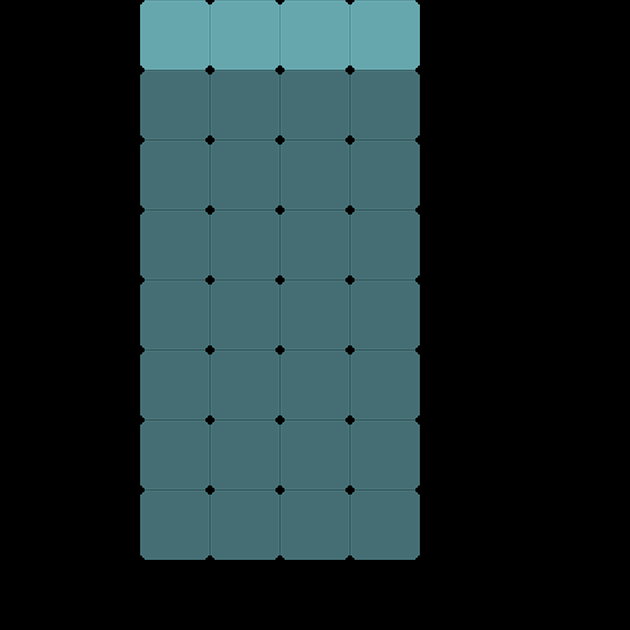

Below is a game level as drawn by its tile map, then a one-line description and the .tmx that defines it (tile-layer data replaced by summaries):
An orthogonal 9x9 tile map with 70x70 px tiles, 2 tile layers (gridLayer, producerLayer), 1 hidden layer not drawn.

<map version="1.0" orientation="orthogonal" renderorder="right-down" width="9" height="9" tilewidth="70" tileheight="70">
 <tileset firstgid="1" name="sushi" tilewidth="70" tileheight="70" spacing="2" margin="2">
  <image source="../w640/sushi.png" width="722" height="218" />
 </tileset>
 <layer name="gridLayer" width="9" height="9">
  <data>[81 cells, 32 non-empty, 1 distinct tile ids]</data>
 </layer>
 <layer name="clipperLayer" width="9" height="9" visible="0">
  <data>[81 cells, 32 non-empty, 1 distinct tile ids]</data>
 </layer>
 <layer name="producerLayer" width="9" height="9">
  <data>[81 cells, 4 non-empty, 1 distinct tile ids]</data>
 </layer>
</map>
